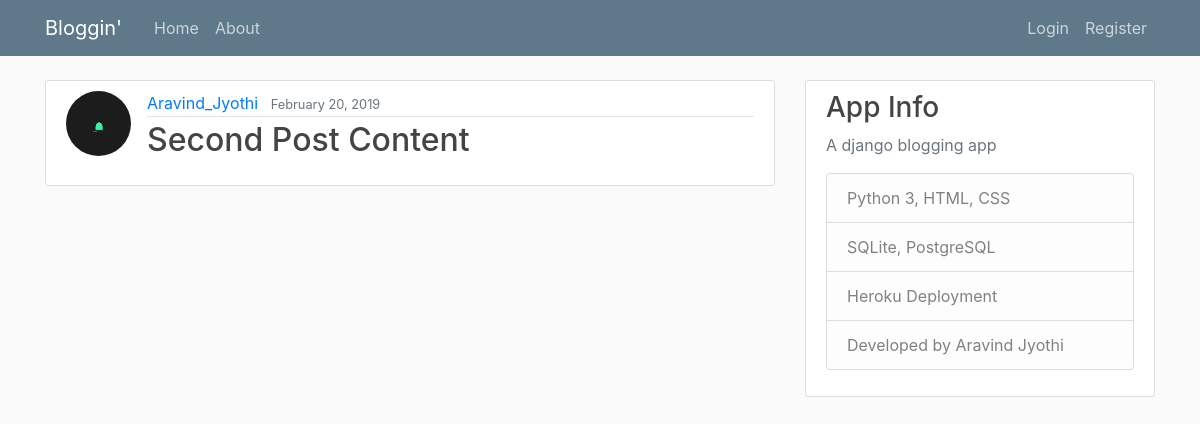
The app's page /post/2/ with its own data.
### blog/models.py (models this page shows, shortened)
class Post(models.Model):
    title = models.CharField(max_length = 100)
    content = models.TextField()
    date_posted = models.DateTimeField(default = timezone.now)
    author = models.ForeignKey(User, on_delete = models.CASCADE)

### users/models.py (models this page shows, shortened)
class Profile(models.Model):
    user = models.OneToOneField(User, on_delete = models.CASCADE)
    image = models.ImageField(default = 'default.jpg', upload_to='profile_pics')

### blog/views.py (the view)
# urls.py: path('post/<int:pk>/', PostDetailView.as_view(), name='post-detail'),
class PostDetailView(DetailView):
    model = Post

### blog/templates/blog/post_detail.html (shortened to what this page needs)
{% extends "blog/base.html" %}
{% block content %}
	<article class="media content-section">
	<img class ="rounded-circle article-img" src = "{{object.author.profile.image.url}}">
	  <div class="media-body">
	    <div class="article-metadata">
	      <a class="mr-2" href="{% url 'user-posts' object.author.username %}">{{ object.author }}</a>
	      <small class="text-muted">{{ object.date_posted |date:"F d, Y " }}</small>
	    </div>
	    <h2 lass="article-title"><{{ object.title }}</h2>
	    <p class="article-content">{{ object.content }}</p>
	  </div>
	</article>
{% endblock content %}

### blog/static/blog/main.css (style rules this page uses)
body { background: #fafafa; color: #333333; margin-top: 5rem; }
h1, h2, h3, h4, h5, h6 { color: #444444; }
.content-section { background: #ffffff; padding: 10px 20px; border: 1px solid #dddddd; border-radius: 3px; margin-bottom: 20px; }
.article-content { white-space: pre-line; }
.article-img { height: 65px; width: 65px; margin-right: 16px; }
.article-metadata { padding-bottom: 1px; margin-bottom: 4px; border-bottom: 1px solid #e3e3e3 }

### records on screen
Post: author.profile.image (picture), author "Aravind_Jyothi", date_posted "February 20, 2019", content "Second Post Content"
